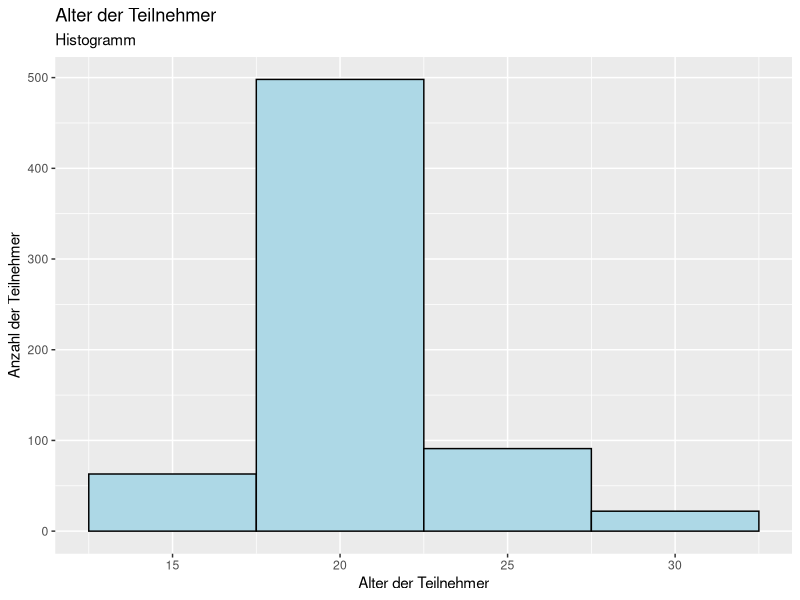
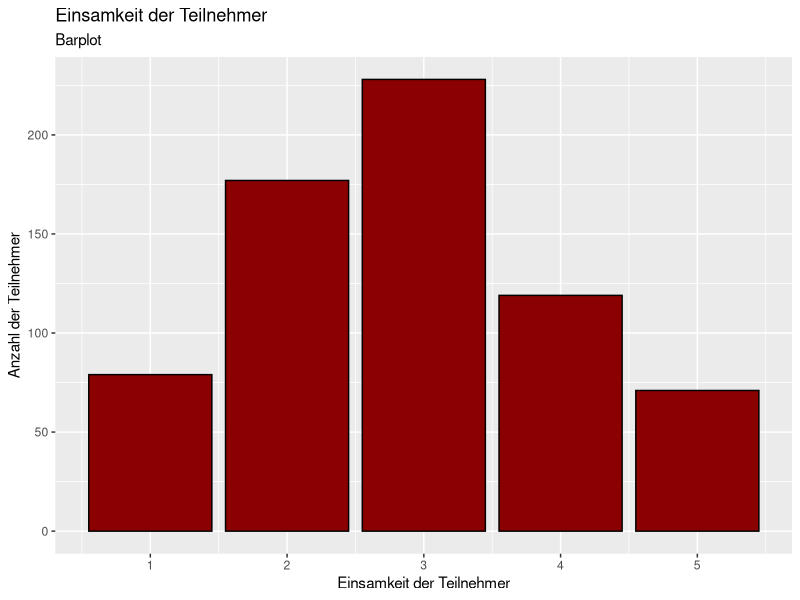
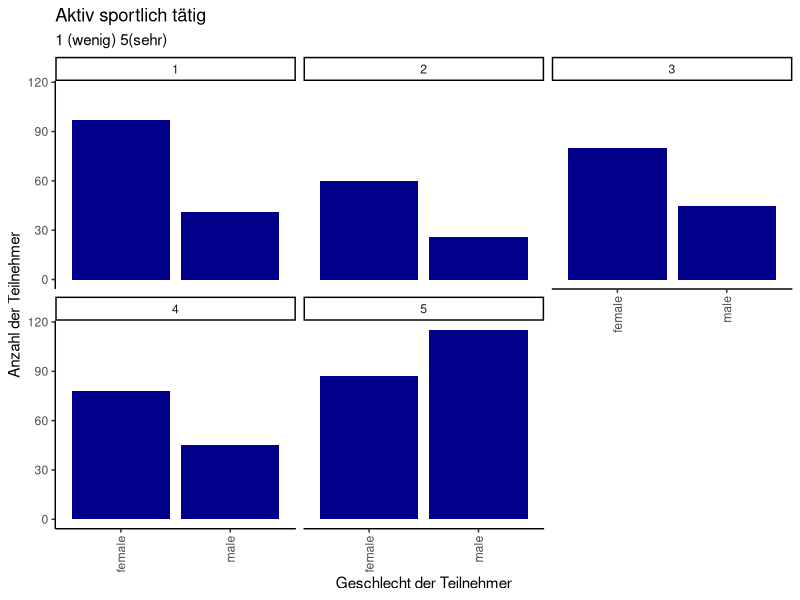
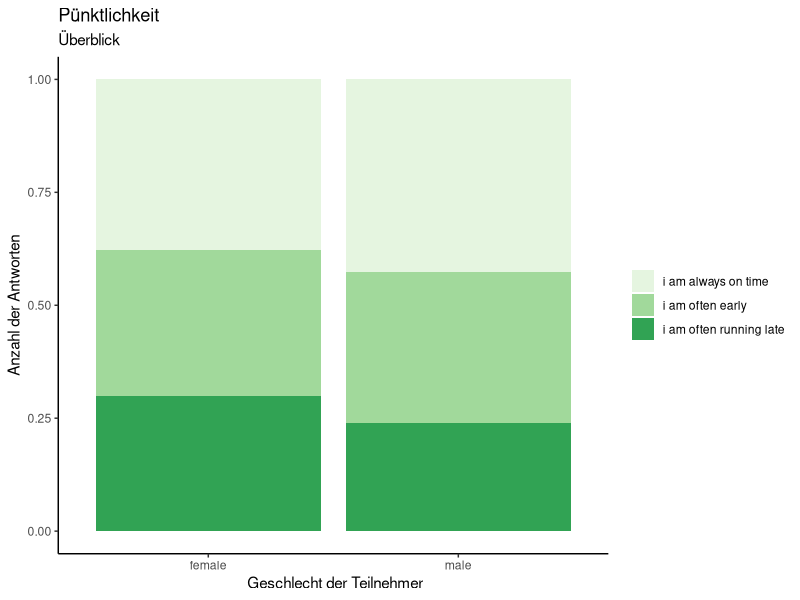
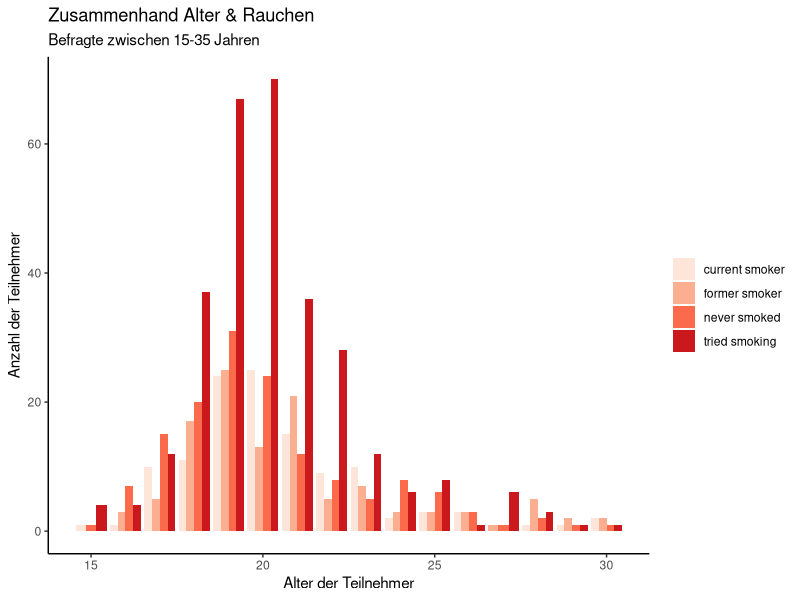
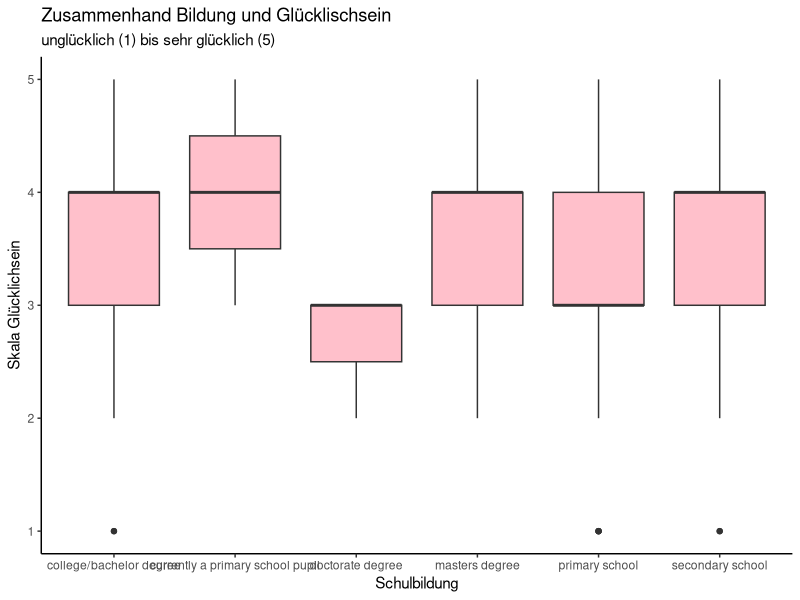
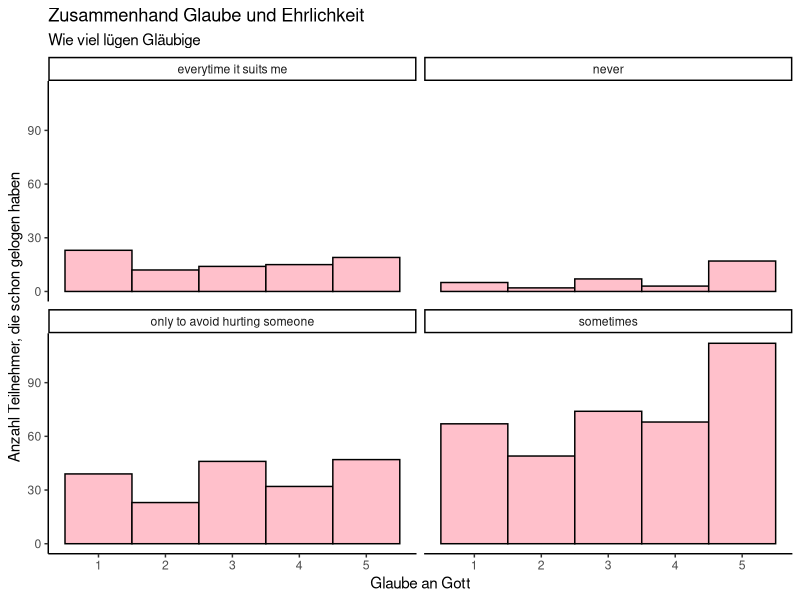
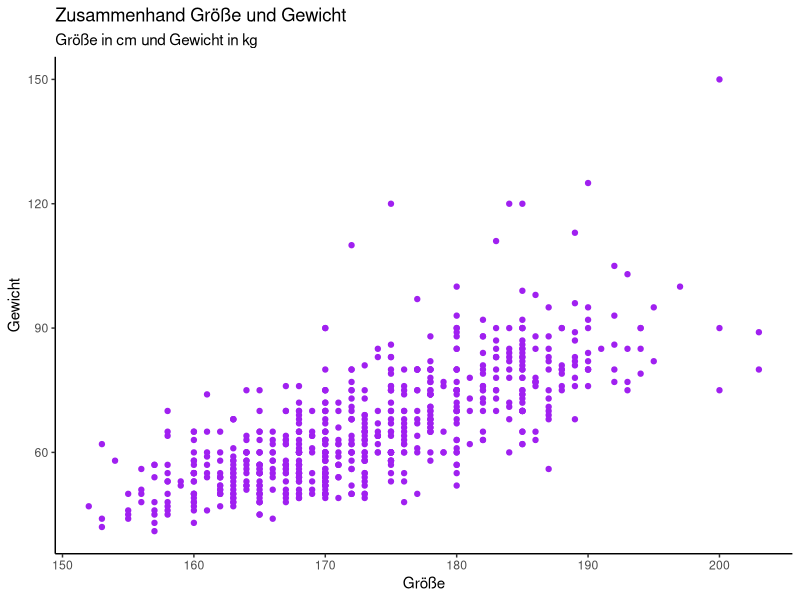

Write R code to recreate these figures, in order.
## ---- chunk 1
knitr::opts_chunk$set(
	echo = TRUE,
	message = FALSE,
	warning = FALSE
)
## ---- chunk 2
library(readr)
library(ggplot2)
library(tidyverse)
df <- read_csv("responses.csv")
## ---- chunk 3
glimpse(df)
## ---- chunk 4
df <- drop_na(df)
## ---- chunk 5
ggplot(df, aes( x = Age)) +
                geom_histogram(binwidth = 5, color= "black", fill = "lightblue") +
                  labs(title="Alter der Teilnehmer",
                       subtitle="Histogramm")+
                  xlab("Alter der Teilnehmer") +
                  ylab("Anzahl der Teilnehmer")
  
## ---- chunk 6
ggplot(df, aes( x = Loneliness)) +
  geom_bar(fill = "darkred", color = "black") +
  labs(title="Einsamkeit der Teilnehmer",
       subtitle="Barplot")+
  xlab("Einsamkeit der Teilnehmer") +
  ylab("Anzahl der Teilnehmer")
## ---- chunk 7
ggplot(df, aes( x = Gender)) + # Entfernung von fill
  geom_bar( position = "dodge", fill= "darkblue") +
  facet_wrap(~ df$`Active sport` ) + # Getrennte Darstellung der Ausprägungen 
  ggtitle("Aktiv sportlich tätig", "1 (wenig) 5(sehr)") +
  xlab("Geschlecht der Teilnehmer") +
  ylab("Anzahl der Teilnehmer") +
  theme_classic() +
  theme(legend.title = element_blank()) +
  theme(axis.text.x = element_text(angle = 90, 
                                   vjust = 0.5, 
                                   hjust=  1))
## ---- chunk 8
ggplot(df, aes(   x = Gender, 
                 fill = Punctuality)) +
  geom_bar( position = "fill") + # Änderung der Darstellung
  ggtitle("Pünktlichkeit", "Überblick") +
  xlab(" Geschlecht der Teilnehmer") +
  ylab("Anzahl der Antworten") +
  theme_classic() +
  scale_fill_brewer(palette = "Greens") +
  theme(legend.title = element_blank())
## ---- chunk 9
ggplot(df, aes(   x = Age, 
                 fill = Smoking)) +
  geom_bar( position = "dodge") +
  ggtitle("Zusammenhand Alter & Rauchen", "Befragte zwischen 15-35 Jahren") +
  xlab("Alter der Teilnehmer") +
  ylab("Anzahl der Teilnehmer") +
  theme_classic() +
  scale_fill_brewer(palette = "Reds") +
  theme(legend.title = element_blank())
## ---- chunk 10
ggplot(df, aes( x = Education, # kategoriale Variable
                  y= df$`Happiness in life`)) + # numerische Variable
  geom_boxplot(fill ="pink", position = "dodge") +
  ggtitle("Zusammenhand Bildung und Glücklischsein", "unglücklich (1) bis sehr glücklich (5)") +
  xlab("Schulbildung") +
  ylab("Skala Glücklichsein") +
  theme_classic()

## ---- chunk 11
ggplot(df, aes( x = God)) +
  geom_histogram(fill ="pink", binwidth = 1, color = "black")+
  facet_wrap(~Lying) +
  ggtitle("Zusammenhand Glaube und Ehrlichkeit", "Wie viel lügen Gläubige") +
  xlab("Glaube an Gott") +
  ylab("Anzahl Teilnehmer, die schon gelogen haben") +
  theme_classic()
## ---- chunk 12
ggplot(df, aes( x= Height,
                y= Weight)) +
         geom_point( color ="purple") +
  ggtitle("Zusammenhand Größe und Gewicht", "Größe in cm und Gewicht in kg") +
  xlab("Größe") +
  ylab("Gewicht") +
  theme_classic()
## ---- chunk 13
df <-     # Speichern des Ergebnisses
  df %>%  # Nutzung der Daten aus wage
  group_by(Age) %>%  # Gruppierung der Daten nach Alter
  mutate(mean_Gardening = mean(Gardening, na.rm = TRUE)) %>%  # Berechnung Mittelwert pro Gruppe und Erzeugung der neuen Variable mean_wage
  ungroup() # Gruppierung wieder aufheben


ggplot(df, aes( x = Age,
                y = mean_Gardening)) + 
  geom_line(alpha=0.6, color="deepskyblue4")+
  ggtitle("Gartenarbeit nach Alter der Teilnehmer", "Überblick") +
  xlab("Alter der Teilnehmer") +
  ylab("Gartenarbeit") 
  theme_classic()
